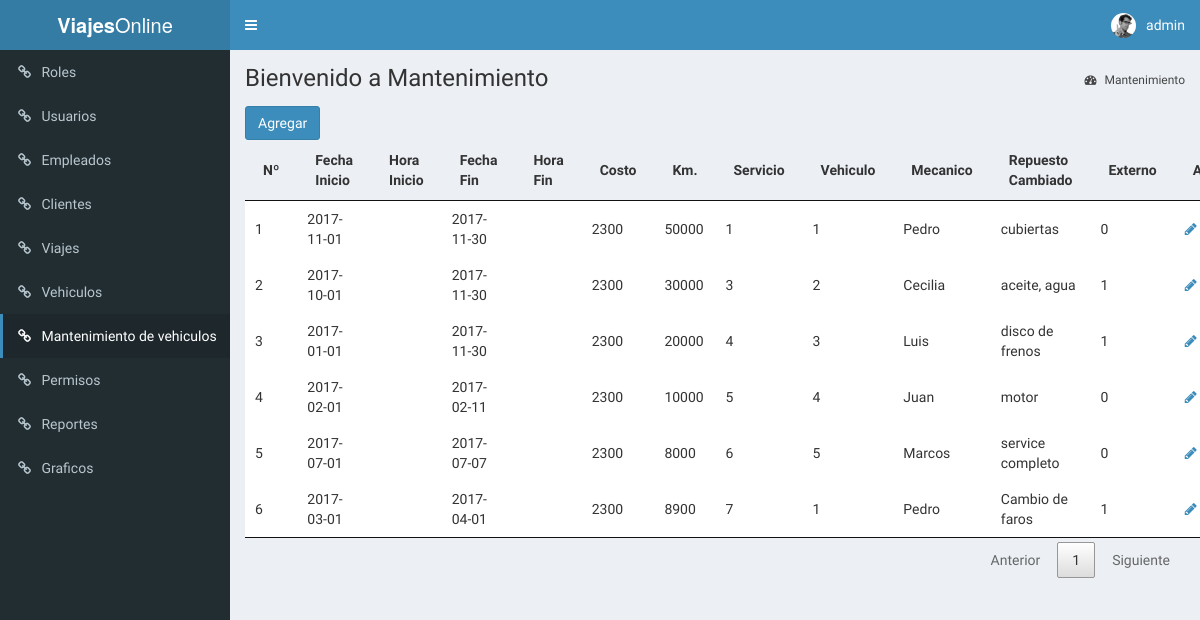
The app's page /index.php?page=mantenimiento (signed in) with its own data.
### tables this page shows
CREATE TABLE Mantenimiento (
    id INT NOT NULL AUTO_INCREMENT primary key ,
    fecha_inicio date,
    hora_inicio time,
    hora_fin time,
    fecha_fin date,
    kilometros decimal,
    costo decimal ,
    id_servicio int,
    id_vehiculo int,
    mecanico VARCHAR(100),
    repuestoCambiado VARCHAR(100),
	externo bool,
    foreign key(id_servicio) references Servicio(id),
    foreign key(id_vehiculo) references Vehiculo(id)
);

### models/DataBase.php (called while the page is built, shortened)
<?php
class DataBase
{
    private $_db;
    private static $instancia;
    public static function getInstance()
    {
        if (  !self::$instancia instanceof self) {
            self::$instancia = new self;
        }
        return self::$instancia;
    }
    public function query($query)
    {
        $type = explode(" ", trim($query) );
        switch ( strtolower($type[0]) ){
            case 'select':
                return $this->_select($query);
                break;
        }
    }
    private function _select($query)
    {
        $res = $this->_execQuery($query);
        $rows = [];
        while( $reg = $res->fetch_object() ) {
            $rows[] = $reg;
        }
        return $rows;
    }
    private function _execQuery($query)
    {
        $res = $this->_db->query($query);
        return $res;
    }
    private function _connect()
    {
        $this->_db = mysqli_connect( self::DB_HOST, self::DB_USER, self::DB_PASSWORD, self::DB_NAME );
    	$this->_db->set_charset('utf8');
    }
}

### models/Mantenimiento_model.php (called while the page is built, shortened)
<?php
require_once 'DataBase.php';
class Mantenimiento implements ModelInterface
{
    static public function getAll()
    {
        $db = DataBase::getInstance();
        $query = "SELECT * FROM Mantenimiento";
        return $db->query($query);
    }
}
?>

### View/Mantenimiento_view.php (the view, shortened to what this page needs)
<?php
$listMantenimiento = Mantenimiento::getAll();
?>
<div class="content-wrapper">
    <section class="content-header">
        <h1> Bienvenido a Mantenimiento </h1>
        <ol class="breadcrumb">
            <li><a href="#"><i class="fa fa-dashboard"></i> Mantenimiento</a></li>
        </ol>
    </section>
    <section class="content container-fluid">
        <button type="button" class="btn btn-primary" data-toggle="modal" data-target="#modalCreate">Agregar</button>
        <table id="tablaMantenimiento">
          <thead>
                <tr>
                  <th>Nº</th>
                  <th>Fecha Inicio</th>
                  <th>Hora Inicio</th>
                  <th>Fecha Fin</th>
                  <th>Hora Fin</th>
                  <th>Costo</th>
                  <th>Km.</th>
                  <th>Servicio</th>
                  <th>Vehiculo</th>
                  <th>Mecanico </th>
                  <th>Repuesto Cambiado</th>
                  <th>Externo</th>
                  <th>Actualizar</th>
                </tr>
            </thead>
            <tbody>
            <?php
                if ( !empty($listMantenimiento) ){
                    foreach($listMantenimiento as $mantenimiento) :  ?>
                    <tr>
                      <td><?php echo $mantenimiento->id?></td>
                      <td><?php echo $mantenimiento->fecha_inicio?></td>
                      <td><?php echo $mantenimiento->hora_inicio?></td>
                      <td><?php echo $mantenimiento->fecha_fin?></td>
                      <td><?php echo $mantenimiento->hora_fin?></td>
                      <td><?php echo $mantenimiento->costo?></td>
                      <td><?php echo $mantenimiento->kilometros?></td>
                      <td><?php echo $mantenimiento->id_servicio?></td>
                      <td><?php echo $mantenimiento->id_vehiculo?></td>
                      <td><?php echo $mantenimiento->mecanico?></td>
                      <td><?php echo $mantenimiento->repuestoCambiado?></td>
                      <td><?php echo $mantenimiento->externo?></td>
                        <td>
                            <a class="btn-modal-edit-mantenimiento" href="#"
                                data-toggle="modal"
                                data-target="#modalEdit"
                                data-id  =  "<?php echo $mantenimiento->id?>"
                                data-fechaInicio  ="<?php echo $mantenimiento->fecha_inicio?>"
                                data-horaInicio  ="<?php echo $mantenimiento->hora_inicio?>"
                                data-fechaFin ="<?php echo $mantenimiento->fecha_fin?>"
                                data-horaFin ="<?php echo $mantenimiento->hora_fin?>"
                                data-costo  ="<?php echo $mantenimiento->costo?>"
                                data-kilometros  ="<?php echo $mantenimiento->kilometros?>"
                                data-id_servicio ="<?php echo $mantenimiento->id_servicio?>"
                                data-id_vehiculo ="<?php echo $mantenimiento->id_vehiculo?>"
                                data-mecanico  ="<?php echo $mantenimiento->mecanico?>"
                                data-repuestoCambiado  ="<?php echo $mantenimiento->repuestoCambiado?>"
                                data-externo  ="<?php echo $mantenimiento->externo?>">
                                <i class="fa fa-pencil"
                                aria-hidden="true"
                                ></i></a>
                        </td>
                    </tr>
              <?php endforeach; ?>
              <?php  }  ?>
            </tbody>
        </table>
    </section>
</div>
</div>

### records on screen
mantenimiento: id "1", fecha_inicio "2017-11-01", fecha_fin "2017-11-30", costo "2300", kilometros "50000", id_servicio "1", id_vehiculo "1", mecanico "Pedro", repuestoCambiado "cubiertas", externo "0"
mantenimiento: id "2", fecha_inicio "2017-10-01", fecha_fin "2017-11-30", costo "2300", kilometros "30000", id_servicio "3", id_vehiculo "2", mecanico "Cecilia", repuestoCambiado "aceite, agua", externo "1"
mantenimiento: id "3", fecha_inicio "2017-01-01", fecha_fin "2017-11-30", costo "2300", kilometros "20000", id_servicio "4", id_vehiculo "3", mecanico "Luis", repuestoCambiado "disco de frenos", externo "1"
mantenimiento: id "4", fecha_inicio "2017-02-01", fecha_fin "2017-02-11", costo "2300", kilometros "10000", id_servicio "5", id_vehiculo "4", mecanico "Juan", repuestoCambiado "motor", externo "0"
mantenimiento: id "5", fecha_inicio "2017-07-01", fecha_fin "2017-07-07", costo "2300", kilometros "8000", id_servicio "6", id_vehiculo "5", mecanico "Marcos", repuestoCambiado "service completo", externo "0"
mantenimiento: id "6", fecha_inicio "2017-03-01", fecha_fin "2017-04-01", costo "2300", kilometros "8900", id_servicio "7", id_vehiculo "1", mecanico "Pedro", repuestoCambiado "Cambio de faros", externo "1"

### other values on screen
$_SESSION['usuario'] "admin"
